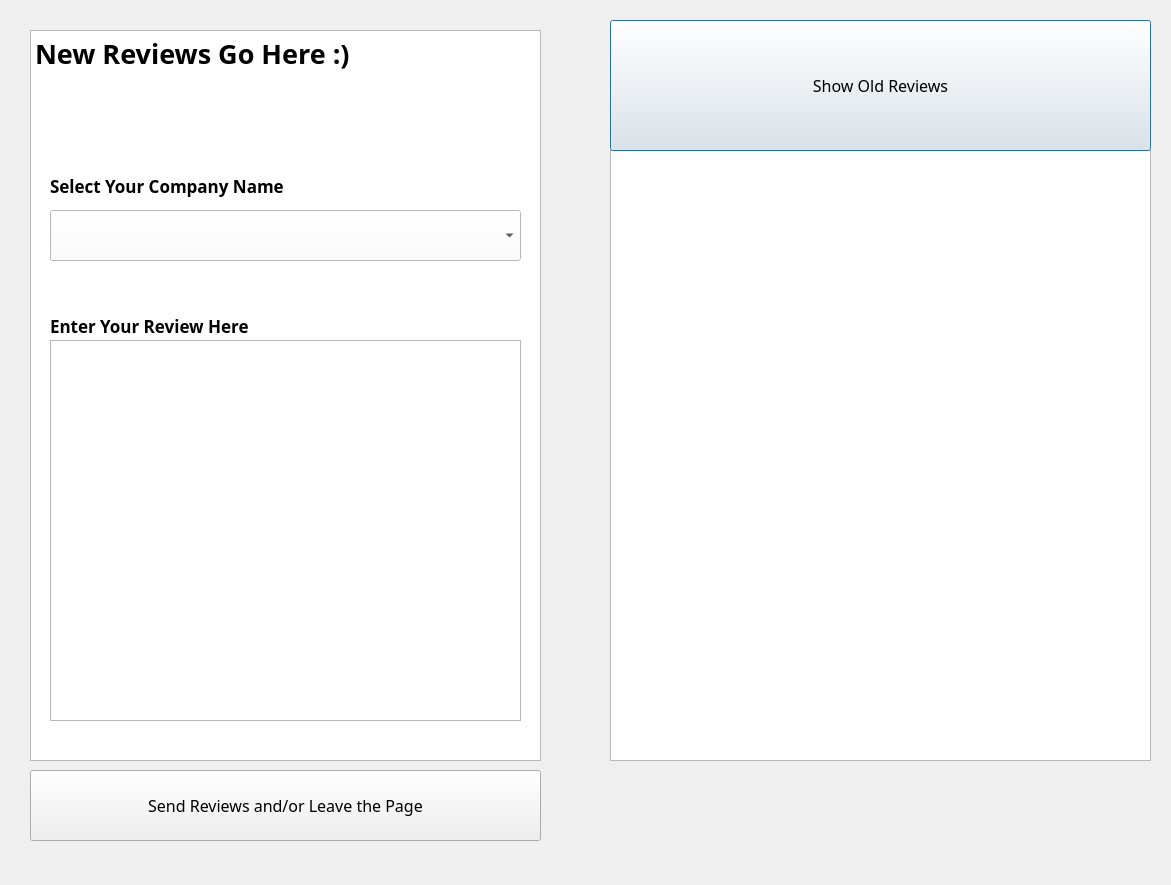
<?xml version="1.0" encoding="UTF-8"?>
<ui version="4.0">
 <class>Review</class>
 <widget class="QDialog" name="Review">
  <property name="geometry">
   <rect>
    <x>0</x>
    <y>0</y>
    <width>1171</width>
    <height>885</height>
   </rect>
  </property>
  <property name="windowTitle">
   <string>Dialog</string>
  </property>
  <widget class="QTextBrowser" name="textBrowser">
   <property name="geometry">
    <rect>
     <x>30</x>
     <y>30</y>
     <width>511</width>
     <height>731</height>
    </rect>
   </property>
   <property name="font">
    <font>
     <family>Century Gothic</family>
     <pointsize>16</pointsize>
     <weight>75</weight>
     <bold>true</bold>
    </font>
   </property>
   <property name="html">
    <string>&lt;!DOCTYPE HTML PUBLIC &quot;-//W3C//DTD HTML 4.0//EN&quot; &quot;http://www.w3.org/TR/REC-html40/strict.dtd&quot;&gt;
&lt;html&gt;&lt;head&gt;&lt;meta name=&quot;qrichtext&quot; content=&quot;1&quot; /&gt;&lt;style type=&quot;text/css&quot;&gt;
p, li { white-space: pre-wrap; }
&lt;/style&gt;&lt;/head&gt;&lt;body style=&quot; font-family:'Century Gothic'; font-size:16pt; font-weight:600; font-style:normal;&quot;&gt;
&lt;p style=&quot; margin-top:0px; margin-bottom:0px; margin-left:0px; margin-right:0px; -qt-block-indent:0; text-indent:0px;&quot;&gt;&lt;span style=&quot; font-size:20pt;&quot;&gt;New Reviews Go Here :)&lt;/span&gt;&lt;/p&gt;&lt;/body&gt;&lt;/html&gt;</string>
   </property>
  </widget>
  <widget class="QListWidget" name="listWidget">
   <property name="geometry">
    <rect>
     <x>610</x>
     <y>150</y>
     <width>541</width>
     <height>611</height>
    </rect>
   </property>
   <property name="sizePolicy">
    <sizepolicy hsizetype="Fixed" vsizetype="Fixed">
     <horstretch>0</horstretch>
     <verstretch>0</verstretch>
    </sizepolicy>
   </property>
   <property name="font">
    <font>
     <family>Century Gothic</family>
     <pointsize>20</pointsize>
     <weight>75</weight>
     <bold>true</bold>
    </font>
   </property>
   <property name="isWrapping" stdset="0">
    <bool>false</bool>
   </property>
   <property name="wordWrap">
    <bool>true</bool>
   </property>
  </widget>
  <widget class="QComboBox" name="CompanyNameComboBox">
   <property name="geometry">
    <rect>
     <x>50</x>
     <y>210</y>
     <width>471</width>
     <height>51</height>
    </rect>
   </property>
   <property name="font">
    <font>
     <family>Century Gothic</family>
     <pointsize>12</pointsize>
    </font>
   </property>
   <property name="styleSheet">
    <string notr="true">background-color: white;</string>
   </property>
  </widget>
  <widget class="QLabel" name="label">
   <property name="geometry">
    <rect>
     <x>50</x>
     <y>160</y>
     <width>361</width>
     <height>51</height>
    </rect>
   </property>
   <property name="font">
    <font>
     <family>Century Gothic</family>
     <pointsize>13</pointsize>
     <weight>75</weight>
     <bold>true</bold>
    </font>
   </property>
   <property name="text">
    <string>Select Your Company Name</string>
   </property>
  </widget>
  <widget class="QLabel" name="label_2">
   <property name="geometry">
    <rect>
     <x>50</x>
     <y>300</y>
     <width>361</width>
     <height>51</height>
    </rect>
   </property>
   <property name="font">
    <font>
     <family>Century Gothic</family>
     <pointsize>13</pointsize>
     <weight>75</weight>
     <bold>true</bold>
    </font>
   </property>
   <property name="text">
    <string>Enter Your Review Here </string>
   </property>
  </widget>
  <widget class="QTextEdit" name="textEdit">
   <property name="geometry">
    <rect>
     <x>50</x>
     <y>340</y>
     <width>471</width>
     <height>381</height>
    </rect>
   </property>
   <property name="font">
    <font>
     <family>Century Gothic</family>
     <pointsize>12</pointsize>
    </font>
   </property>
  </widget>
  <widget class="QPushButton" name="ShowOldReviews">
   <property name="geometry">
    <rect>
     <x>610</x>
     <y>20</y>
     <width>541</width>
     <height>131</height>
    </rect>
   </property>
   <property name="font">
    <font>
     <family>Century Gothic</family>
     <pointsize>12</pointsize>
    </font>
   </property>
   <property name="text">
    <string>Show Old Reviews</string>
   </property>
  </widget>
  <widget class="QPushButton" name="pushButton_SendReview">
   <property name="geometry">
    <rect>
     <x>30</x>
     <y>770</y>
     <width>511</width>
     <height>71</height>
    </rect>
   </property>
   <property name="font">
    <font>
     <family>Century Gothic</family>
     <pointsize>12</pointsize>
    </font>
   </property>
   <property name="text">
    <string>Send Reviews and/or Leave the Page</string>
   </property>
  </widget>
 </widget>
 <resources/>
 <connections/>
</ui>
